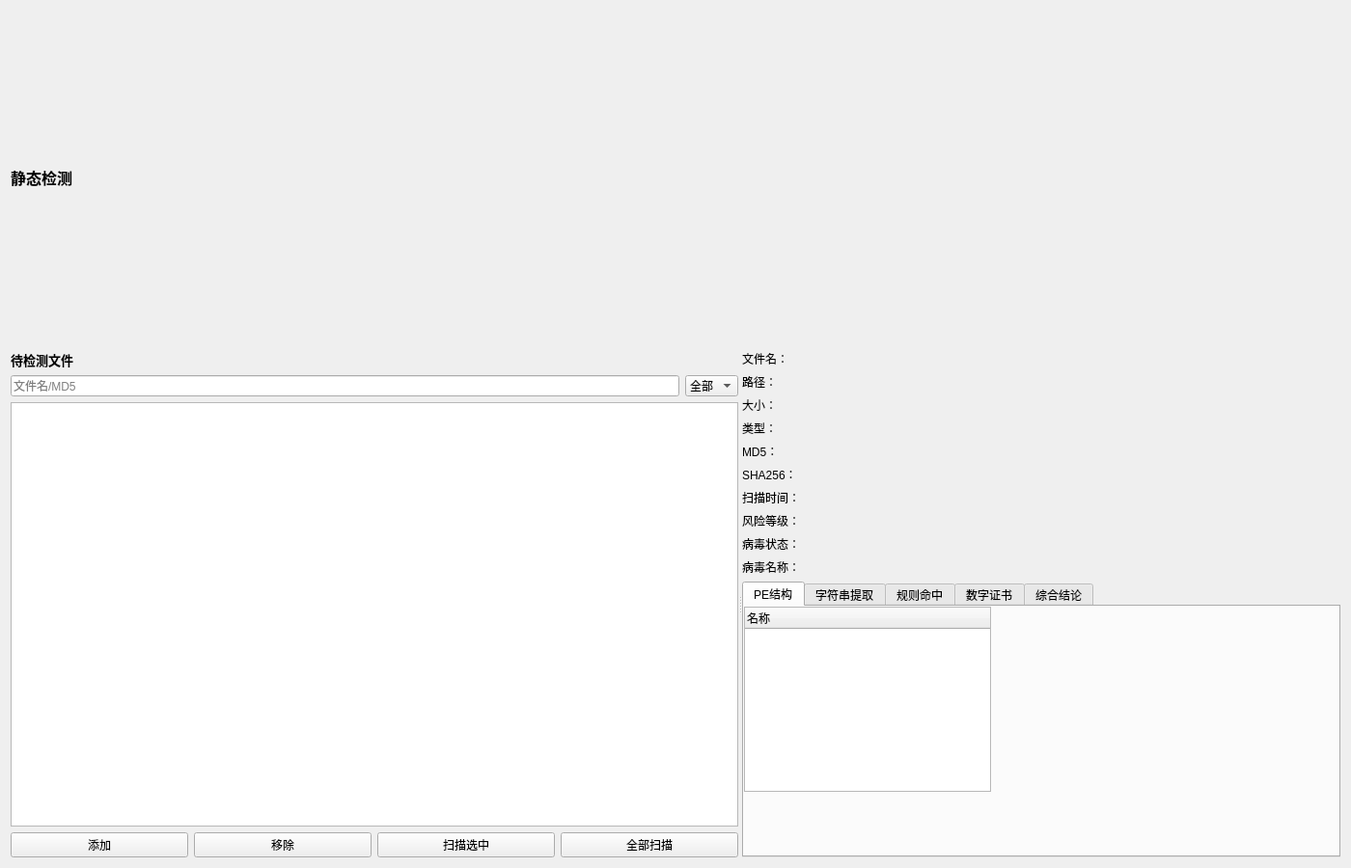
<?xml version="1.0" encoding="UTF-8"?>
<ui version="4.0">
 <class>StaticScanPage</class>
 <widget class="QWidget" name="StaticScanPage">
  <property name="geometry">
   <rect><x>0</x><y>0</y><width>1400</width><height>900</height></rect>
  </property>
  <property name="windowTitle"><string>StaticScanPage</string></property>
<layout class="QVBoxLayout" name="mainLayout">
 <item><widget class="QLabel" name="lblTitle">
  <property name="text"><string>静态检测</string></property>
  <property name="styleSheet"><string>font-size:16px;font-weight:600;</string></property>
 </widget></item>
 <item>
  <widget class="QSplitter" name="splitter">
   <property name="orientation"><enum>Qt::Horizontal</enum></property>
   <widget class="QWidget" name="leftPanel">
 <layout class="QVBoxLayout" name="leftLayout">
  <item><widget class="QLabel" name="lblFiles">
  <property name="text"><string>待检测文件</string></property>
  <property name="styleSheet"><string>font-size:13px;font-weight:600;</string></property>
 </widget></item>
  <item><layout class="QHBoxLayout" name="fileKwRow">
  <item>
   <widget class="QLineEdit" name="m_edtFileKw">
     <property name="placeholderText"><string>文件名/MD5</string></property>
    </widget>
  </item>
  <item>
   <widget class="QComboBox" name="m_cmbFileRisk">
     <item><property name="text"><string>全部</string></property></item>
     <item><property name="text"><string>高危</string></property></item>
     <item><property name="text"><string>中危</string></property></item>
     <item><property name="text"><string>低危</string></property></item>
     <item><property name="text"><string>正常</string></property></item>
    </widget>
  </item>
</layout></item>
  <item><widget class="QListWidget" name="m_fileList"/></item>
  <item><layout class="QHBoxLayout" name="fileBtnRow">
  <item>
   <widget class="QPushButton" name="m_btnAddFile">
     <property name="text"><string>添加</string></property>
    </widget>
  </item>
  <item>
   <widget class="QPushButton" name="m_btnRemoveFile">
     <property name="text"><string>移除</string></property>
    </widget>
  </item>
  <item>
   <widget class="QPushButton" name="m_btnScanSelected">
     <property name="text"><string>扫描选中</string></property>
    </widget>
  </item>
  <item>
   <widget class="QPushButton" name="m_btnScanAll">
     <property name="text"><string>全部扫描</string></property>
    </widget>
  </item>
</layout></item>
 </layout>
</widget>
   <widget class="QWidget" name="rightPanel">
 <layout class="QVBoxLayout" name="rightLayout">
  <item><layout class="QFormLayout" name="attrForm">
 <item row="0" column="0"><widget class="QLabel" name="">
  <property name="text"><string>文件名：</string></property>
 </widget></item><item row="0" column="1"><widget class="QLabel" name="m_attrFileName">
  <property name="text"><string></string></property>
 </widget></item>
 <item row="1" column="0"><widget class="QLabel" name="">
  <property name="text"><string>路径：</string></property>
 </widget></item><item row="1" column="1"><widget class="QLabel" name="m_attrFilePath">
  <property name="text"><string></string></property>
 </widget></item>
 <item row="2" column="0"><widget class="QLabel" name="">
  <property name="text"><string>大小：</string></property>
 </widget></item><item row="2" column="1"><widget class="QLabel" name="m_attrFileSize">
  <property name="text"><string></string></property>
 </widget></item>
 <item row="3" column="0"><widget class="QLabel" name="">
  <property name="text"><string>类型：</string></property>
 </widget></item><item row="3" column="1"><widget class="QLabel" name="m_attrFileType">
  <property name="text"><string></string></property>
 </widget></item>
 <item row="4" column="0"><widget class="QLabel" name="">
  <property name="text"><string>MD5：</string></property>
 </widget></item><item row="4" column="1"><widget class="QLabel" name="m_attrMd5">
  <property name="text"><string></string></property>
 </widget></item>
 <item row="5" column="0"><widget class="QLabel" name="">
  <property name="text"><string>SHA256：</string></property>
 </widget></item><item row="5" column="1"><widget class="QLabel" name="m_attrSha256">
  <property name="text"><string></string></property>
 </widget></item>
 <item row="6" column="0"><widget class="QLabel" name="">
  <property name="text"><string>扫描时间：</string></property>
 </widget></item><item row="6" column="1"><widget class="QLabel" name="m_attrScanTime">
  <property name="text"><string></string></property>
 </widget></item>
 <item row="7" column="0"><widget class="QLabel" name="">
  <property name="text"><string>风险等级：</string></property>
 </widget></item><item row="7" column="1"><widget class="QLabel" name="m_attrRiskLevel">
  <property name="text"><string></string></property>
 </widget></item>
 <item row="8" column="0"><widget class="QLabel" name="">
  <property name="text"><string>病毒状态：</string></property>
 </widget></item><item row="8" column="1"><widget class="QLabel" name="m_attrVirusStatus">
  <property name="text"><string></string></property>
 </widget></item>
 <item row="9" column="0"><widget class="QLabel" name="">
  <property name="text"><string>病毒名称：</string></property>
 </widget></item><item row="9" column="1"><widget class="QLabel" name="m_attrVirusName">
  <property name="text"><string></string></property>
 </widget></item>
</layout></item>
  <item>
   <widget class="QTabWidget" name="m_tabDetail">
    <widget class="QWidget" name="tabPe"><attribute name="title"><string>PE结构</string></attribute><widget class="QTreeWidget" name="m_treePe">
  <column><property name="text"><string>名称</string></property></column>
 </widget></widget>
    <widget class="QWidget" name="tabStr"><attribute name="title"><string>字符串提取</string></attribute><layout class="QVBoxLayout" name="strLayout">
 <item><layout class="QHBoxLayout" name="strBar">
  <item>
   <widget class="QLineEdit" name="m_edtStrKw">
     <property name="placeholderText"><string>字符串内容</string></property>
    </widget>
  </item>
  <item>
   <widget class="QComboBox" name="m_cmbStrType">
     <item><property name="text"><string>全部类型</string></property></item>
     <item><property name="text"><string>URL</string></property></item>
     <item><property name="text"><string>IP</string></property></item>
     <item><property name="text"><string>API</string></property></item>
     <item><property name="text"><string>路径</string></property></item>
     <item><property name="text"><string>命令</string></property></item>
     <item><property name="text"><string>其他</string></property></item>
    </widget>
  </item>
</layout></item>
 <item><widget class="QTableWidget" name="m_tblStrings">
  <property name="columnCount"><number>3</number></property>
  <attribute name="horizontalHeaderDefaultSectionSize"><number>120</number></attribute>
  <column><property name="text"><string>偏移量</string></property></column><column><property name="text"><string>类型</string></property></column><column><property name="text"><string>字符串内容</string></property></column>
 </widget></item>
</layout></widget>
    <widget class="QWidget" name="tabRule"><attribute name="title"><string>规则命中</string></attribute><layout class="QVBoxLayout" name="ruleLayout">
 <item><layout class="QHBoxLayout" name="ruleBar">
  <item>
   <widget class="QLineEdit" name="m_edtRuleKw">
     <property name="placeholderText"><string>规则名/命中内容</string></property>
    </widget>
  </item>
  <item>
   <widget class="QComboBox" name="m_cmbRuleRisk">
     <item><property name="text"><string>全部风险</string></property></item>
     <item><property name="text"><string>高危(high)</string></property></item>
     <item><property name="text"><string>中危(medium)</string></property></item>
     <item><property name="text"><string>低危(low)</string></property></item>
    </widget>
  </item>
</layout></item>
 <item><widget class="QTableWidget" name="m_tblRules">
  <property name="columnCount"><number>4</number></property>
  <attribute name="horizontalHeaderDefaultSectionSize"><number>120</number></attribute>
  <column><property name="text"><string>规则名</string></property></column><column><property name="text"><string>类型</string></property></column><column><property name="text"><string>命中内容</string></property></column><column><property name="text"><string>风险等级</string></property></column>
 </widget></item>
</layout></widget>
    <widget class="QWidget" name="tabCert"><attribute name="title"><string>数字证书</string></attribute><layout class="QVBoxLayout" name="certLayout">
 <item><layout class="QHBoxLayout" name="certBar">
  <item>
   <widget class="QLineEdit" name="m_edtCertKw">
     <property name="placeholderText"><string>文件路径/主题/颁发者</string></property>
    </widget>
  </item>
  <item>
   <widget class="QComboBox" name="m_cmbCertStatus">
     <item><property name="text"><string>全部</string></property></item>
     <item><property name="text"><string>已签名</string></property></item>
     <item><property name="text"><string>未签名</string></property></item>
     <item><property name="text"><string>证书有效</string></property></item>
     <item><property name="text"><string>证书过期</string></property></item>
     <item><property name="text"><string>文件被篡改</string></property></item>
    </widget>
  </item>
</layout></item>
 <item><layout class="QHBoxLayout" name="certBadgeRow">
  <item>
   <widget class="QLabel" name="m_certStatusBadge">
     <property name="text"><string>验证结论</string></property>
    </widget>
  </item>
  <item>
   <widget class="QLabel" name="m_certSignedBadge">
     <property name="text"><string>签名状态</string></property>
    </widget>
  </item>
  <item>
   <widget class="QLabel" name="m_certExpiredBadge">
     <property name="text"><string>有效期</string></property>
    </widget>
  </item>
  <item>
   <widget class="QLabel" name="m_certTamperedBadge">
     <property name="text"><string>完整性</string></property>
    </widget>
  </item>
</layout></item>
 <item>
  <layout class="QFormLayout" name="certForm">
   <item row="0" column="0"><widget class="QLabel" name="">
  <property name="text"><string>主题：</string></property>
 </widget></item><item row="0" column="1"><widget class="QLabel" name="m_certSubject">
  <property name="text"><string></string></property>
 </widget></item>
   <item row="1" column="0"><widget class="QLabel" name="">
  <property name="text"><string>颁发者：</string></property>
 </widget></item><item row="1" column="1"><widget class="QLabel" name="m_certIssuer">
  <property name="text"><string></string></property>
 </widget></item>
   <item row="2" column="0"><widget class="QLabel" name="">
  <property name="text"><string>序列号：</string></property>
 </widget></item><item row="2" column="1"><widget class="QLabel" name="m_certSerial">
  <property name="text"><string></string></property>
 </widget></item>
   <item row="3" column="0"><widget class="QLabel" name="">
  <property name="text"><string>有效期起：</string></property>
 </widget></item><item row="3" column="1"><widget class="QLabel" name="m_certNotBefore">
  <property name="text"><string></string></property>
 </widget></item>
   <item row="4" column="0"><widget class="QLabel" name="">
  <property name="text"><string>有效期止：</string></property>
 </widget></item><item row="4" column="1"><widget class="QLabel" name="m_certNotAfter">
  <property name="text"><string></string></property>
 </widget></item>
   <item row="5" column="0"><widget class="QLabel" name="">
  <property name="text"><string>哈希算法：</string></property>
 </widget></item><item row="5" column="1"><widget class="QLabel" name="m_certHashAlg">
  <property name="text"><string></string></property>
 </widget></item>
   <item row="6" column="0"><widget class="QLabel" name="">
  <property name="text"><string>指纹：</string></property>
 </widget></item><item row="6" column="1"><widget class="QLabel" name="m_certThumbprint">
  <property name="text"><string></string></property>
 </widget></item>
   <item row="7" column="0"><widget class="QLabel" name="">
  <property name="text"><string>验证结果：</string></property>
 </widget></item><item row="7" column="1"><widget class="QLabel" name="m_certVerifyResult">
  <property name="text"><string></string></property>
 </widget></item>
  </layout>
 </item>
</layout></widget>
    <widget class="QWidget" name="tabConc"><attribute name="title"><string>综合结论</string></attribute><layout class="QVBoxLayout" name="concLayout">
 <item><layout class="QHBoxLayout" name="concCardRow">
  <item>
   <widget class="QLabel" name="m_concRiskCard">
     <property name="text"><string></string></property>
    </widget>
  </item>
  <item>
   <widget class="QLabel" name="m_concRiskIcon">
     <property name="text"><string></string></property>
    </widget>
  </item>
  <item>
   <widget class="QLabel" name="m_concRiskText">
     <property name="text"><string></string></property>
    </widget>
  </item>
  <item>
   <widget class="QLabel" name="m_concVirusName">
     <property name="text"><string></string></property>
    </widget>
  </item>
</layout></item>
 <item><widget class="QTextEdit" name="m_concText"><property name="readOnly"><bool>true</bool></property></widget></item>
</layout></widget>
   </widget>
  </item>
 </layout>
</widget>
  </widget>
 </item>
</layout>
 </widget>
</ui>
